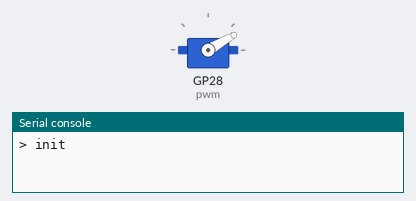
Bench run of a program on a simulated Raspberry Pi Pico running CircuitPython. On the bench: servo, the last lines printed to the serial console.

Above: at 0.1 s.
At 9.1 s:
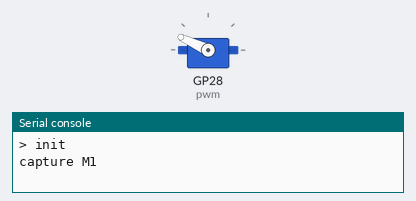
Timing chart, 0 to 49.5 s (numbered marks = the images above):
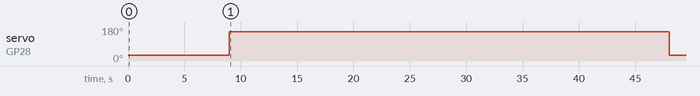

Measured:
- by itself, servo on GP28 (pwm): 30° → 155° at 9.0 s, → 30° 39.0 s later

The program:

code.py
```python
import time
import board
import pwmio
from digitalio import DigitalInOut, Direction

from adafruit_motor import servo

SERVO_ANGLE_M   = 30
SERVO_ANGLE_A   = 155

INTERVAL_M      = 60
INTERVAL_A      = 180

trigger_focus = DigitalInOut(board.GP14)
trigger_shutter = DigitalInOut(board.GP15)
trigger_focus.direction = Direction.OUTPUT
trigger_shutter.direction = Direction.OUTPUT

trigger_focus.value = True
trigger_shutter.value = True

pwm = pwmio.PWMOut(board.A2, duty_cycle=0, frequency=50)
blocker_servo = servo.Servo(pwm)

# ---

def trigger():

    trigger_focus.value = False
    time.sleep(1.0)
    trigger_shutter.value = False
    time.sleep(1.0)
    trigger_shutter.value = True
    trigger_focus.value = True
    time.sleep(1.0)


print("> init")

while True:

    blocker_servo.angle = SERVO_ANGLE_M  # M1
    time.sleep(3.0)                      #   3
    trigger()                            #   6
    time.sleep(3.0)                      #   9
    print("capture M1")

    blocker_servo.angle = SERVO_ANGLE_A  # A1
    time.sleep(6.0)                      #  15
    trigger()                            #  18
    print("capture A1")
    time.sleep(30)                       #  48

    blocker_servo.angle = SERVO_ANGLE_M
    time.sleep(INTERVAL_M-48)            #  60

    trigger()                            # M2
    print("capture M2")
    time.sleep(INTERVAL_M-3.0)           # 120

    trigger()                            # M3
    print("capture M3")
    time.sleep(INTERVAL_M-3.0)           # 180
```
